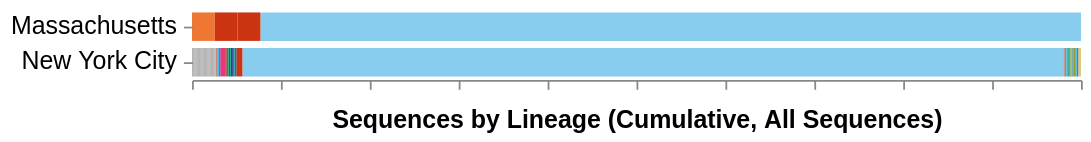

Write a Vega-Lite specification for this figure.
### Vega specification from a JSON file in a GitHub repository (floating-point values rounded to 4 significant figures; data arrays with more than 128 entries replaced by an {"elided": "..."} marker saying what was removed)
{"$schema": "https://vega.github.io/schema/vega/v5.json", "description": "A basic stacked bar chart example.", "width": 500, "padding": 5, "autosize": "pad", "signals": [{"name": "rangeStep", "value": 20}, {"name": "innerPadding", "value": 0.2}, {"name": "outerPadding", "value": 0.1}, {"name": "stackOffset", "value": "normalize"}, {"name": "xLabelFormat", "value": "%"}, {"name": "xLabel", "value": "Sequences by Lineage (Cumulative, All Sequences)"}, {"name": "hoverLocation", "value": null, "on": [{"events": "@yAxisLabels:mouseover!", "update": "{location: datum.value}"}, {"events": "@yAxisLabels:mouseout!", "update": "null"}]}, {"name": "hoverGroup", "value": null, "on": [{"events": "@locationbars:mouseover!", "update": "{group: datum.group}"}, {"events": "@locationbars:mouseout!", "update": "null"}]}, {"name": "height", "update": "yExtent[1]"}, {"name": "clearGroup", "value": true, "comment": "If clicking on anything but a location bar, then clear the selection (by clearing the 'selection' data object)", "on": [{"events": "@yAxisLabels:click", "update": "false", "force": true}, {"events": "mouseup[!event.item]", "update": "true", "force": true}]}, {"name": "clearLocation", "value": true, "comment": "If clicking on anything but a location bar, then clear the selection (by clearing the 'selection' data object)", "on": [{"events": "@locationbars:click", "update": "false", "force": true}, {"events": "mouseup[!event.item]", "update": "true", "force": true}]}, {"name": "shiftGroup", "value": false, "comment": "Track whether or not the shift key is pressed. Used to select multiple locations by holding down shift before clicking", "on": [{"events": "@locationbars:click", "update": "event.shiftKey", "force": true}]}, {"name": "shiftLocation", "value": false, "comment": "Track whether or not the shift key is pressed. Used to select multiple locations by holding down shift before clicking", "on": [{"events": "@yAxisLabels:click", "update": "event.shiftKey", "force": true}]}, {"name": "clickedGroups", "value": null, "comment": "Track clicks on the location bars, for selection purposes", "on": [{"events": "@locationbars:click", "update": "{group: datum.group}", "force": true}]}, {"name": "clickedLocations", "value": null, "on": [{"events": "@yAxisLabels:click", "update": "{location: datum.value}", "force": true}]}], "data": [{"name": "selectedGroups", "values": [{"group": "B.1"}, {"group": "B.1.3"}], "on": [{"trigger": "clearGroup", "remove": true}, {"trigger": "!shiftGroup", "remove": true}, {"trigger": "!shiftGroup && clickedGroups", "insert": "clickedGroups"}, {"trigger": "shiftGroup && clickedGroups", "toggle": "clickedGroups"}]}, {"name": "selectedLocations", "comment": "A list of groups that are selected", "on": [{"trigger": "clearLocation", "remove": true}, {"trigger": "!shiftLocation", "remove": true}, {"trigger": "!shiftLocation && clickedLocations", "insert": "clickedLocations"}, {"trigger": "shiftLocation && clickedLocations", "toggle": "clickedLocations"}]}, {"name": "location_by_group", "format": {"parse": {"location": "string", "group": "string", "cases_sum": "number", "location_counts": "number", "date": "date:'%Q'"}}, "values": {"elided": "142 records"}, "transform": [{"type": "aggregate", "groupby": ["location", "group", "groupName"], "fields": ["cases_sum", "color", "location_counts"], "ops": ["sum", "max", "max"], "as": ["cases_sum", "color", "location_counts"]}, {"type": "stack", "groupby": ["location"], "sort": {"field": "group"}, "field": "cases_sum", "offset": {"signal": "stackOffset"}}, {"type": "formula", "expr": "datum.cases_sum / datum.location_counts", "as": "percent"}]}, {"name": "location_bars", "source": "location_by_group", "transform": [{"type": "aggregate", "groupby": ["location"]}, {"type": "formula", "as": "span", "expr": "rangeStep * bandspace(1, innerPadding, outerPadding)"}, {"type": "stack", "field": "span"}, {"type": "extent", "field": "y1", "signal": "yExtent"}]}], "scales": [{"name": "yscale", "type": "band", "round": true, "range": {"step": {"signal": "rangeStep"}}, "domain": {"data": "location_bars", "field": "location"}, "paddingInner": {"signal": "innerPadding"}, "paddingOuter": {"signal": "outerPadding"}}, {"name": "xscale", "type": "linear", "range": "width", "nice": true, "zero": true, "domain": {"data": "location_by_group", "field": "y1"}}], "axes": [{"orient": "bottom", "scale": "xscale", "zindex": 1, "format": {"signal": "xLabelFormat"}, "labels": false, "title": {"signal": "xLabel"}, "titleFontSize": 14, "titlePadding": 10}, {"orient": "left", "scale": "yscale", "domain": false, "zindex": 1, "labelFontSize": 14, "labelLimit": 200, "labelPadding": 4, "encode": {"labels": {"name": "yAxisLabels", "interactive": true, "update": {"opacity": {"value": 1.0}, "fill": [{"test": "!length(data('selectedLocations')) || indata('selectedLocations', 'location', datum.value)", "value": "#000"}, {"value": "#ccc"}]}, "hover": {"opacity": {"value": 0.6}}}}}], "marks": [{"name": "layer0", "type": "group", "encode": {"update": {"width": {"signal": "width"}, "height": {"signal": "height"}}}, "marks": [{"name": "locationbars", "type": "rect", "from": {"data": "location_by_group"}, "encode": {"enter": {"strokeWidth": {"value": 2}, "fill": {"field": "color"}, "tooltip": {"signal": "{title: datum.groupName, 'Location': datum.location, 'Sequences': datum.cases_sum, 'Total location sequences': datum.location_counts, '% in location': format(datum.percent, '.1%')}"}}, "update": {"y": {"scale": "yscale", "field": "location"}, "height": {"scale": "yscale", "band": 1}, "x": {"scale": "xscale", "field": "y1"}, "x2": {"scale": "xscale", "field": "y0"}, "fillOpacity": [{"test": "hoverGroup && hoverGroup.group == datum.group", "value": 0.7}, {"test": "(!length(data('selectedLocations')) || indata('selectedLocations', 'location', datum.location)) && (datum.cases_sum > 0)", "value": 1.0}, {"value": 0.3}], "stroke": [{"test": "hoverGroup && hoverGroup.group == datum.group", "value": "#333"}, {"test": "indata('selectedGroups', 'group', datum.group)", "value": "#000"}, {"value": "transparent"}], "strokeDash": [{"test": "hoverGroup && hoverGroup.group == datum.group", "value": [4, 4]}, {"value": [0, 0]}], "zindex": [{"test": "hoverGroup && hoverGroup.group == datum.group", "value": 4}, {"test": "indata('selectedGroups', 'group', datum.group)", "value": 3}, {"value": 1}]}}}, {"name": "locationbaroutline", "type": "rect", "from": {"data": "location_bars"}, "encode": {"enter": {"fill": {"value": "white"}, "fillOpacity": {"value": 0.3}}, "update": {"y": {"scale": "yscale", "field": "location"}, "height": {"scale": "yscale", "band": 1}, "x": {"scale": "xscale", "value": 0}, "x2": [{"test": "hoverLocation && hoverLocation.location === datum.location", "scale": "xscale", "value": 1}, {"scale": "xscale", "value": 0}], "zindex": [{"test": "hoverLocation && hoverLocation.location === datum.location", "value": 3}, {"value": 0}]}}}]}]}
